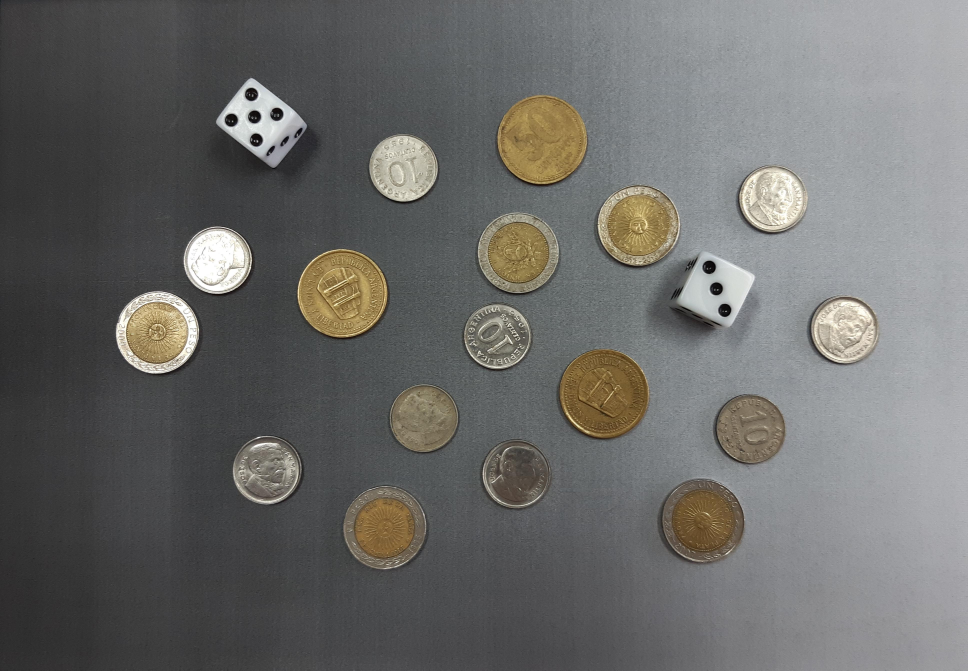
#> input picture monedas.jpg, 3871 x 2681 px (shown at 1/4 size)
$ python TP2_Problema1_kmeans.py
#> lines starting #> are read from the running program, lines starting #| are printed output that depends on the picture; after the words box and inside, x2 and y2 are one past the last pixel; in counts of white or black regions, pixels touching at a corner belong together
# TP N° 2 - Procesamiento de Imágenes I (IA 4.4)
# Problema 1 (monedas y dados) con k-means
#
# monedas.jpg tiene que estar en la misma carpeta que este archivo. Solo usamos cv2, numpy y
# matplotlib. Para ejecutarlo: python TP2_Problema1_kmeans.py
#
# k-means se usa en dos decisiones:
#   - 1.A  círculos (monedas) vs cuadrados (dados): K = 2 sobre el factor de forma y el relleno del recuadro.
#   - 1.B  tipo de moneda: K = 3 sobre el área y la saturación media.
#
# Fuentes (todas del material de la cátedra; [archivo:líneas] o [PDF p.página]):
#   [PDI_U5_Color_kmeans.py:16-20]            cv2.kmeans(Z, K, None, criteria, intentos, KMEANS_RANDOM_CENTERS)
#   [PDI_U5_ejemplo_kmeans.py:16-26]          k-means con 2 clusters sobre puntos 2D y su gráfico
#   [U3 PDF p.28]                             GaussianBlur + Canny
#   [PDI_U5_Color_CIELAB.py:27]               cv2.cvtColor(img, cv2.COLOR_RGB2HSV)
#   [PDI_U3_Segmentacion.py:710]              cv2.threshold con THRESH_OTSU
#   [PI_U6_Morfologico_p2_Reconstruccion.py:24-33, 84-92]   imreconstruct e imfillhole
#   [PI_U6_Morfologico_p4_Grises.py:6-19]     imshow
#   [PI_U6_Morfologia_p1_Fundamentos.py:60-61] apertura y clausura con morphologyEx
#   [PDI_U3_Segmentacion.py:333]              connectedComponentsWithStats
#   [clasifico_celulas.py:38-45, 52-55, 28]   stats, contorno externo, factor de forma y RHO_TH = 0.8
#   [Celulas_tips.txt]                        factor de forma = área / perímetro²
#
# Lo que NO está en el material (lo armamos nosotros): el relleno del recuadro (área / (ancho x alto)),
# estandarizar las variables antes del k-means, y los valores numéricos (Canny 20 y 50, tamaños de
# kernels, área mínima, 50 intentos del k-means). Cada uno está explicado donde se usa.

import cv2
import numpy as np
import matplotlib.pyplot as plt
from pathlib import Path

CARPETA = Path(__file__).parent

# Función para mostrar imágenes (copiada de la práctica de U6) [PI_U6_Morfologico_p4_Grises.py:6-19]
def imshow(img, new_fig=True, title=None, color_img=False, blocking=False, colorbar=False, ticks=False):
    if new_fig:
        plt.figure()
    if color_img:
        plt.imshow(img)
    else:
        plt.imshow(img, cmap='gray')
    plt.title(title)
    if not ticks:
        plt.xticks([]), plt.yticks([])
    if colorbar:
        plt.colorbar()
    if new_fig:
        plt.show(block=blocking)

# Reconstrucción morfológica y relleno de huecos [PI_U6_Morfologico_p2_Reconstruccion.py:24-33, 84-92]
def imreconstruct(marker, mask, kernel=None):
    if kernel is None:
        kernel = np.ones((3, 3), np.uint8)
    while True:
        expanded = cv2.dilate(marker, kernel)
        expanded_intersection = cv2.bitwise_and(src1=expanded, src2=mask)
        if (marker == expanded_intersection).all():
            break
        marker = expanded_intersection
    return expanded_intersection

def imfillhole(img):
    mask = np.zeros_like(img)
    mask = cv2.copyMakeBorder(mask[1:-1, 1:-1], 1, 1, 1, 1, cv2.BORDER_CONSTANT, value=int(255))
    marker = cv2.bitwise_not(img, mask=mask)
    img_c = cv2.bitwise_not(img)
    img_r = imreconstruct(marker=marker, mask=img_c)
    return cv2.bitwise_not(img_r)

# k-means como en la práctica [PDI_U5_Color_kmeans.py:16-20]. Probamos 50 intentos en lugar de 10 porque
# con pocos objetos y 10 intentos a veces cae en una partición peor. Devuelve la etiqueta de cada fila y los centros.
def kmeans(F, K):
    criteria = (cv2.TERM_CRITERIA_EPS + cv2.TERM_CRITERIA_MAX_ITER, 10, 1.0)
    _, label, center = cv2.kmeans(np.float32(F), K, None, criteria, 50, cv2.KMEANS_RANDOM_CENTERS)
    return label.flatten(), center

# --- 1.A Segmentación -------------------------------------------------------------------------
# El fondo tiene un degradé, así que un umbral global no sirve [U3 PDF p.55-58]. Segmentamos con los
# bordes (Canny [U3 PDF p.28]) y con la saturación, que marca las monedas doradas aunque su borde no cierre.
img = cv2.cvtColor(cv2.imread(str(CARPETA / 'monedas.jpg')), cv2.COLOR_BGR2RGB)
ESC = 4                                                         # La foto es de 3871 x 2681: trabajamos con 1/4
small = cv2.GaussianBlur(img, (13, 13), 0)[::ESC, ::ESC]        # Pasabajos y después achico (numpy)
gray = cv2.cvtColor(small, cv2.COLOR_RGB2GRAY)
edges = cv2.Canny(cv2.GaussianBlur(gray, (5, 5), 1.5), 20, 50)
#> edges: shape (671, 968); 3.1% white in thin lines or dots, all inside (x1, y1, x2, y2) = (116, 78, 882, 571)
s = cv2.cvtColor(small, cv2.COLOR_RGB2HSV)[:, :, 1]             # Canal S (saturación)
_, s_bin = cv2.threshold(s, 0, 255, cv2.THRESH_BINARY + cv2.THRESH_OTSU)
#> s_bin: shape (671, 968); 6% white; 151 white regions (128 under 20 px), largest, box (x1, y1, x2, y2) and area: (297, 249, 389, 340) 6456, (497, 95, 588, 186) 6414, (559, 350, 650, 440) 6383
bordes = np.zeros_like(edges)
bordes[np.logical_or(edges, s_bin)] = 255                       # Unión de bordes y zonas saturadas

se = cv2.getStructuringElement(cv2.MORPH_ELLIPSE, (7, 7))
cerrado = cv2.dilate(cv2.morphologyEx(bordes, cv2.MORPH_CLOSE, se), se)        # Cierro contornos cortados
mask = cv2.morphologyEx(imfillhole(cerrado), cv2.MORPH_OPEN,
                        cv2.getStructuringElement(cv2.MORPH_ELLIPSE, (9, 9)))  # Relleno y saco restos chicos
num_labels, labels, stats, _ = cv2.connectedComponentsWithStats(mask)
print(f"Imagen de trabajo: {small.shape[1]} x {small.shape[0]}  /  Componentes encontradas: {num_labels-1}")
#| Imagen de trabajo: 968 x 671  /  Componentes encontradas: 20

plt.figure(figsize=(14, 8))
ax1 = plt.subplot(221); imshow(img, new_fig=False, color_img=True, title="Imagen original")
plt.subplot(222, sharex=ax1, sharey=ax1); imshow(bordes, new_fig=False, title="Bordes (Canny) + zonas saturadas")
plt.subplot(223, sharex=ax1, sharey=ax1); imshow(cerrado, new_fig=False, title="Contornos cerrados")
plt.subplot(224, sharex=ax1, sharey=ax1); imshow(mask, new_fig=False, title="Objetos rellenos")
plt.show(block=False)

# --- Descriptores de cada objeto ------------------------------------------------------------------
# Para cada objeto de al menos 1500 píxeles calculo:
#   rho    = 4 pi A / P²  [clasifico_celulas.py:52-55]. Círculo = 1, cuadrado = pi/4 = 0.785.
#   relleno = área / (ancho x alto del recuadro). Es la idea de usar stats de [clasifico_celulas.py:38-45].
#             Un círculo da pi/4 = 0.785 sin importar cómo esté; un cuadrado girado da menos.
#   sat    = saturación media dentro del objeto.
ids, rho, relleno, area, sat = [], [], [], [], []
for i in range(1, num_labels):
    if stats[i, cv2.CC_STAT_AREA] < 1500:
        continue
    cnt, _ = cv2.findContours((labels == i).astype(np.uint8), cv2.RETR_EXTERNAL, cv2.CHAIN_APPROX_SIMPLE)
    A, P = cv2.contourArea(cnt[0]), cv2.arcLength(cnt[0], True)
    ids.append(i)
    rho.append(4*np.pi*A/P**2)
    relleno.append(stats[i, cv2.CC_STAT_AREA] / (stats[i, cv2.CC_STAT_WIDTH]*stats[i, cv2.CC_STAT_HEIGHT]))
    area.append(stats[i, cv2.CC_STAT_AREA])
    sat.append(s[labels == i].mean())
#> after the loop, area = [5415, 7911, 4758, 4849, 6806, 6717, 4650, 7867, 5182, 6683, 4881, 4663, 7723, 4741, 4916, 4829, 4949, 6949, 6600]; ids = [1, 2, 3, 4, 5, 6, 7, 8, 9, 10, 11, 13, 14, 15, 16, 17, 18, 19, 20]; relleno = [0.564, 0.768, 0.772, 0.787, 0.771, 0.777, 0.774, 0.779, 0.599, 0.764, 0.783, 0.788, 0.78, 0.769, 0.778, 0.755, 0.773, 0.795, 0.78]; rho = [0.772, 0.878, 0.859, 0.857, 0.862, 0.867, 0.849, 0.884, 0.495, 0.872, 0.887, 0.877, 0.876, 0.848, 0.892, 0.869, 0.866, 0.893, 0.861]; sat = [12.03, 107.7, 24.15, 23.18, 76.17, 70.1, 10, 103.6, 10.22, 52.41, 27.48, 23.57, 121.5, 52.93, 48.7, 23.08, 33.52, 82.16, 82.06]
rho, relleno, area, sat = map(np.array, (rho, relleno, area, sat))
#> rho = 19 values, max 0.893 at index 17, min 0.495 at index 8, mean 0.845; relleno = 19 values, max 0.795 at index 17, min 0.564 at index 0, mean 0.756; area = 19 values, max 7911 at index 1, min 4650 at index 6, mean 5846.8; sat = 19 values, max 121.5 at index 12, min 10 at index 6, mean 51.82

# --- Círculos vs cuadrados con k-means (K = 2) ------------------------------------------------------
# Con rho sola no alcanza: el dado que tiene sombra pegada da rho = 0.50 y queda lejos del otro dado
# (0.77), así que k-means deja a ese dado solo y mezcla al otro con las monedas. Con el relleno del
# recuadro los dos dados quedan lejos de las monedas. El cluster de rho más baja son los dados.
F = np.column_stack([rho, relleno])
#> F = 19 rows, first 8: [0.772, 0.564], [0.878, 0.768], [0.859, 0.772], [0.857, 0.787], [0.862, 0.771], [0.867, 0.777], [0.849, 0.774], [0.884, 0.779]
lab, centros = kmeans(F, 2)
#> in kmeans, `_, label, center = cv2.kmeans(np.float32(F), K, None, criteria, 50, cv..`: label = 19 values, max 1 at index 0, min 0 at index 1, mean 0.105; center = [[0.87, 0.776], [0.633, 0.582]]
#> lab has the same summary as label in kmeans; centros = [[0.87, 0.776], [0.633, 0.582]]
es_dado = lab == np.argmin(centros[:, 0])
for k, i in enumerate(ids):
    print(f"Objeto {i:2d} --> area: {area[k]:5d}  rho: {rho[k]:.3f}  relleno: {relleno[k]:.3f}  --> {'dado' if es_dado[k] else 'moneda'}")
#> this loop made 19 passes
#> i on passes 1 to 12: 1, 2, 3, 4, 5, 6, 7, 8, 9, 10, 11, 13
#| Objeto  1 --> area:  5415  rho: 0.772  relleno: 0.564  --> dado
#| Objeto  2 --> area:  7911  rho: 0.878  relleno: 0.768  --> moneda
#| Objeto  3 --> area:  4758  rho: 0.859  relleno: 0.772  --> moneda
#| Objeto  4 --> area:  4849  rho: 0.857  relleno: 0.787  --> moneda
#| Objeto  5 --> area:  6806  rho: 0.862  relleno: 0.771  --> moneda
#| Objeto  6 --> area:  6717  rho: 0.867  relleno: 0.777  --> moneda
#| Objeto  7 --> area:  4650  rho: 0.849  relleno: 0.774  --> moneda
#| Objeto  8 --> area:  7867  rho: 0.884  relleno: 0.779  --> moneda
#> (further printed lines are left out)
print(f"Monedas: {(~es_dado).sum()}  /  Dados: {es_dado.sum()}")
#| Monedas: 17  /  Dados: 2

# Gráfico como en la práctica [PDI_U5_ejemplo_kmeans.py:24-26]
plt.figure()
plt.scatter(F[~es_dado, 0], F[~es_dado, 1], label='monedas')
plt.scatter(F[es_dado, 0], F[es_dado, 1], c='r', label='dados')
plt.scatter(centros[:, 0], centros[:, 1], s=80, c='y', marker='s', label='centros')
plt.xlabel('rho (factor de forma)'), plt.ylabel('relleno del recuadro'), plt.legend(), plt.title("k-means K = 2")
plt.show(block=False)
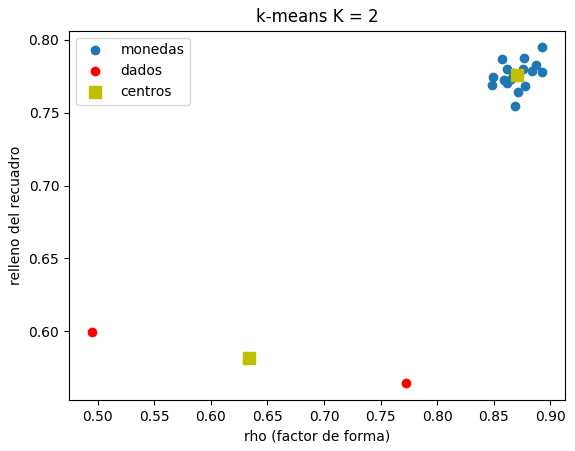
#> figure drawn by matplotlib, 1 panel

salida = np.zeros_like(small)
for k, i in enumerate(ids):
    salida[labels == i, 0 if es_dado[k] else 1] = 255           # Dados en rojo, monedas en verde
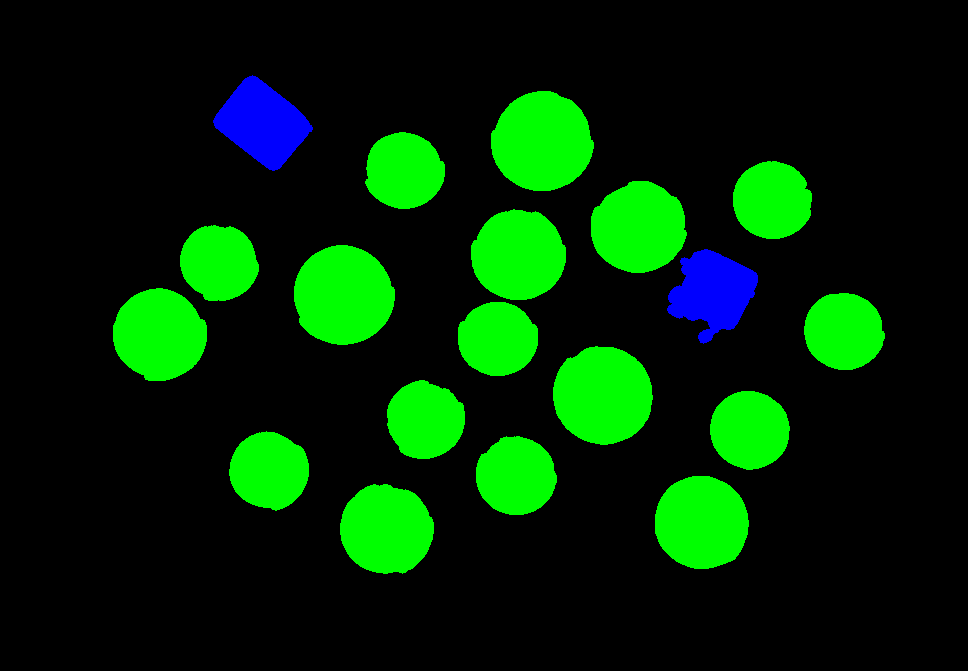
#> salida: shape (671, 968, 3); mean of channels 0, 1, 2 4.2, 39.5, 0; drawn as B, G, R
imshow(salida, color_img=True, title="Dados en rojo, monedas en verde")

# --- 1.B Clasificación de monedas con k-means (K = 3) -----------------------------------------------
# Variables: área y saturación media. Las estandarizo (resto la media y divido por el desvío) para que
# ninguna pese más solo por tener números más grandes. Los clusters no tienen nombre: los llamo por el
# área de su centro (la más chica, la del medio y la más grande) siguiendo cómo son estas monedas:
# 10 centavos plateadas y chicas, 1 peso bimetálicas, 50 centavos doradas y grandes.
mon = np.flatnonzero(~es_dado)
#> mon = 17 values from 1 to 18
G = np.column_stack([area[mon], sat[mon]]).astype(np.float32)
#> G = 17 rows, first 8: [7911, 107.7], [4758, 24.15], [4849, 23.18], [6806, 76.17], [6717, 70.1], [4650, 10], [7867, 103.6], [6683, 52.41]
lab3, c3 = kmeans((G - G.mean(0)) / G.std(0), 3)
#> lab3 = 17 values, max 2 at index 1, min 0 at index 3, mean 1.24; c3 = [[0.681, 0.479], [1.56, 1.63], [-0.898, -0.809]]
orden = np.argsort(c3[:, 0])                                    # Centros ordenados por área
#> orden = [2, 0, 1]
nombres = {orden[0]: '10 centavos', orden[1]: '1 peso', orden[2]: '50 centavos'}
#> nombres = {2: '10 centavos', 0: '1 peso', 1: '50 centavos'}
colores = {'10 centavos': 2, '1 peso': 1, '50 centavos': 0}     # Azul, verde, rojo
cuentas = {n: 0 for n in colores}
clasif = np.zeros_like(small)
for j, k in enumerate(mon):
    tipo = nombres[lab3[j]]
    cuentas[tipo] += 1
    clasif[labels == ids[k], colores[tipo]] = 255
    print(f"Moneda {ids[k]:2d} --> area: {area[k]:5d}  saturación media: {sat[k]:5.1f}  --> {tipo}")
#> this loop made 17 passes
#> (k, tipo) on passes 1 to 12: (1, '50 centavos'), (2, '10 centavos'), (3, '10 centavos'), (4, '1 peso'), (5, '1 peso'), (6, '10 centavos'), (7, '50 centavos'), (9, '1 peso'), (10, '10 centavos'), (11, '10 centavos'), (12, '50 centavos'), (13, '10 centavos')
#| Moneda  2 --> area:  7911  saturación media: 107.7  --> 50 centavos
#| Moneda  3 --> area:  4758  saturación media:  24.1  --> 10 centavos
#| Moneda  4 --> area:  4849  saturación media:  23.2  --> 10 centavos
#| Moneda  5 --> area:  6806  saturación media:  76.2  --> 1 peso
#| Moneda  6 --> area:  6717  saturación media:  70.1  --> 1 peso
#| Moneda  7 --> area:  4650  saturación media:  10.0  --> 10 centavos
#| Moneda  8 --> area:  7867  saturación media: 103.6  --> 50 centavos
#| Moneda 10 --> area:  6683  saturación media:  52.4  --> 1 peso
#> (further printed lines are left out)
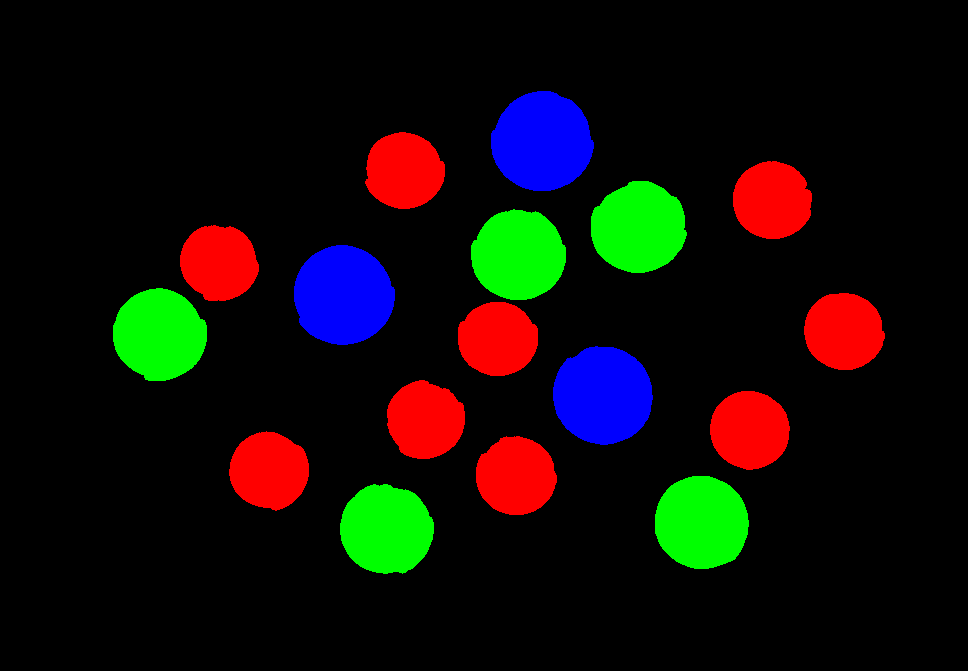
#> clasif: shape (671, 968, 3); mean of channels 0, 1, 2 9.2, 13.3, 17; drawn as B, G, R
#> after the loop, cuentas = {'10 centavos': 9, '1 peso': 5, '50 centavos': 3}
print(cuentas, f"/ Total de monedas: {sum(cuentas.values())}")
#| {'10 centavos': 9, '1 peso': 5, '50 centavos': 3} / Total de monedas: 17
imshow(clasif, color_img=True, title="10 centavos: azul  /  1 peso: verde  /  50 centavos: rojo")

# --- 1.C Puntos de la cara superior de cada dado -----------------------------------------------------
# Los puntos son chicos, así que recorto cada dado de la imagen original sin achicar. Fuera del dado
# pongo blanco para que el fondo no forme objetos. Binarizo con Otsu [PDI_U3_Segmentacion.py:710],
# complemento para que los puntos queden en blanco y etiqueto. Un punto de la cara de arriba es
# redondo: rho mayor a 0.8 [clasifico_celulas.py:28]. Las sombras y las caras laterales no lo son.
RHO_TH = 0.8
gris_full = cv2.cvtColor(img, cv2.COLOR_RGB2GRAY)
valores = []
plt.figure(figsize=(10, 4))
for n, k in enumerate(np.flatnonzero(es_dado)):
    x, y, w, h = stats[ids[k], :4]
    y0, x0, y1, x1 = max(0, (y-3)*ESC), max(0, (x-3)*ESC), (y+h+3)*ESC, (x+w+3)*ESC
    dado = gris_full[y0:y1, x0:x1].copy()
    dentro = np.repeat(np.repeat(labels == ids[k], ESC, 0), ESC, 1)[y0:y1, x0:x1]
    dado[~dentro] = 255
    _, bn = cv2.threshold(dado, 0, 255, cv2.THRESH_BINARY + cv2.THRESH_OTSU)
    puntos_bin = cv2.bitwise_not(bn)
    nl, lab_p, st_p, cen_p = cv2.connectedComponentsWithStats(puntos_bin)
    marcado = cv2.cvtColor(dado, cv2.COLOR_GRAY2RGB)
    puntos = 0
    for j in range(1, nl):
        if st_p[j, cv2.CC_STAT_AREA] < 150:
            continue
        c, _ = cv2.findContours((lab_p == j).astype(np.uint8), cv2.RETR_EXTERNAL, cv2.CHAIN_APPROX_SIMPLE)
        if 4*np.pi*cv2.contourArea(c[0])/cv2.arcLength(c[0], True)**2 > RHO_TH:
            puntos += 1
            cv2.circle(marcado, tuple(np.int32(cen_p[j])), 25, (0, 255, 0), -1)
    valores.append(puntos)
    print(f"Dado {n+1} --> cara superior: {puntos}")
    plt.subplot(2, 2, 2*n + 1); imshow(puntos_bin, new_fig=False, title=f"Dado {n+1}: puntos (Otsu + complemento)")
    plt.subplot(2, 2, 2*n + 2); imshow(marcado, new_fig=False, color_img=True, title=f"Puntos contados: {puntos}")
#> this loop made 2 passes
#> (k, x, y, w, h, y0, x0, y1) on passes 1 to 2: (0, 213, 75, 100, 96, 288, 840, 696), (8, 667, 249, 91, 95, 984, 2656, 1388)
#| Dado 1 --> cara superior: 5
#| Dado 2 --> cara superior: 3
#> pass 1, `_, bn = cv2.threshold(dado, 0, 255, cv2.THRESH_BINARY + cv2.THRESH_OTSU)`:
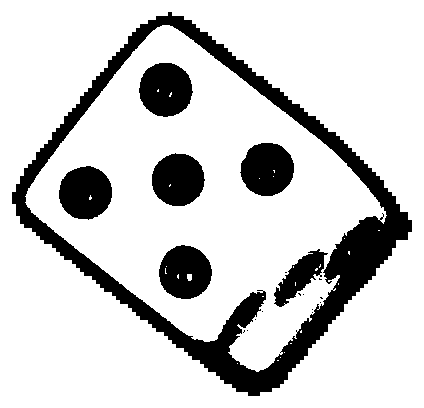
#> bn: shape (408, 424); 81.4% white; 19 black regions (12 under 20 px), largest, box (x1, y1, x2, y2) and area: (12, 12, 412, 396) 19754, (139, 63, 193, 117) 2252, (240, 143, 294, 196) 2222
#> after the loop:
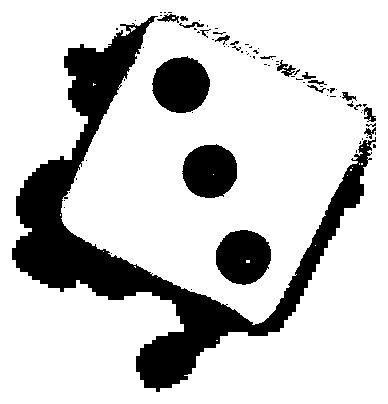
#> bn: shape (404, 388); 79.6% white; 83 black regions (65 under 20 px), largest, box (x1, y1, x2, y2) and area: (12, 16, 376, 392) 23601, (152, 56, 210, 113) 2527, (216, 230, 271, 285) 2353
#> after the loop:
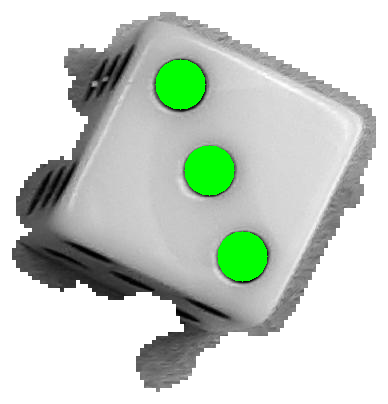
#> marcado: shape (404, 388, 3); mean B, G, R 200.2, 209.7, 200.2
#> after the loop, valores = [5, 3]
plt.show(block=False)
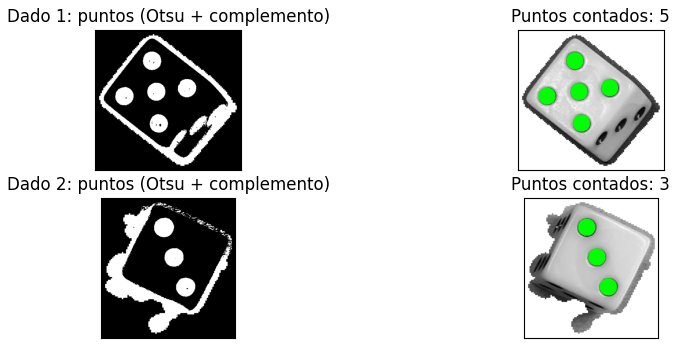
#> figure drawn by matplotlib, 4 panels
print(f"Cantidad de dados: {len(valores)}  /  Valores: {valores}")
#| Cantidad de dados: 2  /  Valores: [5, 3]

plt.show()
